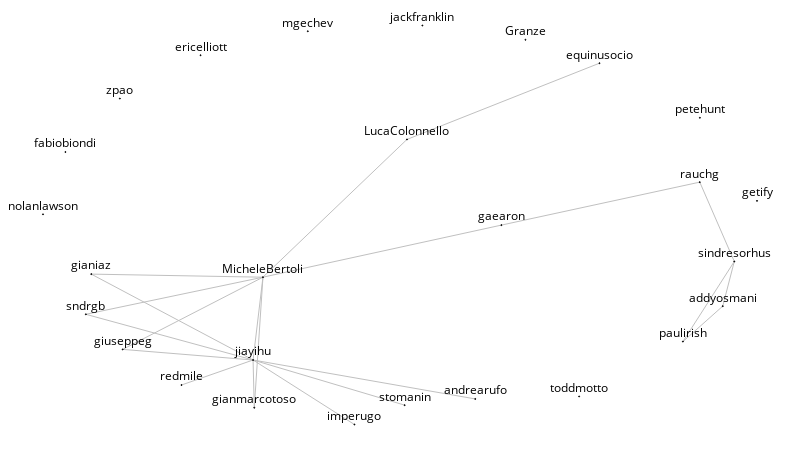

Notebook code cell kept with this figure:
### Code cell
sn.node_size = 1
sn.node_color = (0, 0, 0)
sn.edge_width = 1
sn.edge_color = (192, 192, 192)
sn.node_label_position = 'top center'

g = sn.load_graph('tarefa5.gml')

sn.show_graph(g, nlab=True)

### Figure 1 — Plotly figure (JSON) as saved in the notebook; plotly's stock layout.template omitted (floating-point values rounded to 4 significant figures)
{"data": [{"hoverinfo": "none", "line": {"color": "rgb(192, 192, 192)", "width": 1}, "mode": "lines", "x": [0.2942, 0.1939, null, 0.2942, 0.5066, null, 0.2942, 0.2959, null, 0.2942, 0.06761, null, 0.2942, 0.4362, null, 0.2942, 0.308, null, 0.2942, 0.6054, null, 0.2942, 0.1116, null, 0.2942, 0.06004, null, 0.8962, 0.9682, null, 0.8962, 0.952, null, 0.5098, 0.308, null, 0.5098, 0.7794, null, 0.2959, 0.308, null, 0.9682, 0.9199, null, 0.9682, 0.952, null, 0.06761, 0.308, null, 0.308, 0.06004, null, 0.308, 0.1116, null, 0.308, 0.642, null, 0.9199, 0.642, null], "y": [0.1617, 0.09892, null, 0.1617, 0.0485, null, 0.1617, 0.04207, null, 0.1617, 0.3769, null, 0.1617, 0, null, 0.1617, 0.3692, null, 0.1617, 0.06406, null, 0.1617, 0.1883, null, 0.1617, 0.2762, null, 0.2077, 0.4086, null, 0.2077, 0.2966, null, 0.7145, 0.3692, null, 0.7145, 0.9055, null, 0.04207, 0.3692, null, 0.4086, 0.6074, null, 0.4086, 0.2966, null, 0.3769, 0.3692, null, 0.3692, 0.2762, null, 0.3692, 0.1883, null, 0.3692, 0.4997, null, 0.6074, 0.4997, null]}, {"hoverinfo": "none", "marker": {"color": "rgb(0, 0, 0)", "line": {"color": "rgb(0, 0, 0)", "width": 1}, "size": 1}, "mode": "markers+text", "text": ["jiayihu", "toddmotto", "redmile", "zpao", "paulirish", "ericelliott", "mgechev", "LucaColonnello", "jackfranklin", "stomanin", "gianmarcotoso", "fabiobiondi", "sindresorhus", "gianiaz", "imperugo", "MicheleBertoli", "petehunt", "nolanlawson", "equinusocio", "getify", "andrearufo", "rauchg", "giuseppeg", "Granze", "sndrgb", "gaearon", "addyosmani"], "textfont": {"color": "rgb(0, 0, 0)"}, "textposition": "top center", "x": [0.2942, 0.7509, 0.1939, 0.1076, 0.8962, 0.2207, 0.3709, 0.5098, 0.5313, 0.5066, 0.2959, 0.03137, 0.9682, 0.06761, 0.4362, 0.308, 0.92, 0, 0.7794, 1, 0.6054, 0.9199, 0.1116, 0.6757, 0.06004, 0.642, 0.952], "y": [0.1617, 0.07033, 0.09892, 0.8168, 0.2077, 0.9255, 0.9856, 0.7145, 1, 0.0485, 0.04207, 0.6829, 0.4086, 0.3769, 0, 0.3692, 0.7688, 0.5268, 0.9055, 0.5605, 0.06406, 0.6074, 0.1883, 0.9642, 0.2762, 0.4997, 0.2966]}], "layout": {"height": 450, "margin": {"b": 0, "l": 0, "r": 0, "t": 0}, "showlegend": false, "width": 800, "xaxis": {"showgrid": false, "showticklabels": false, "zeroline": false}, "yaxis": {"showgrid": false, "showticklabels": false, "zeroline": false}}}
